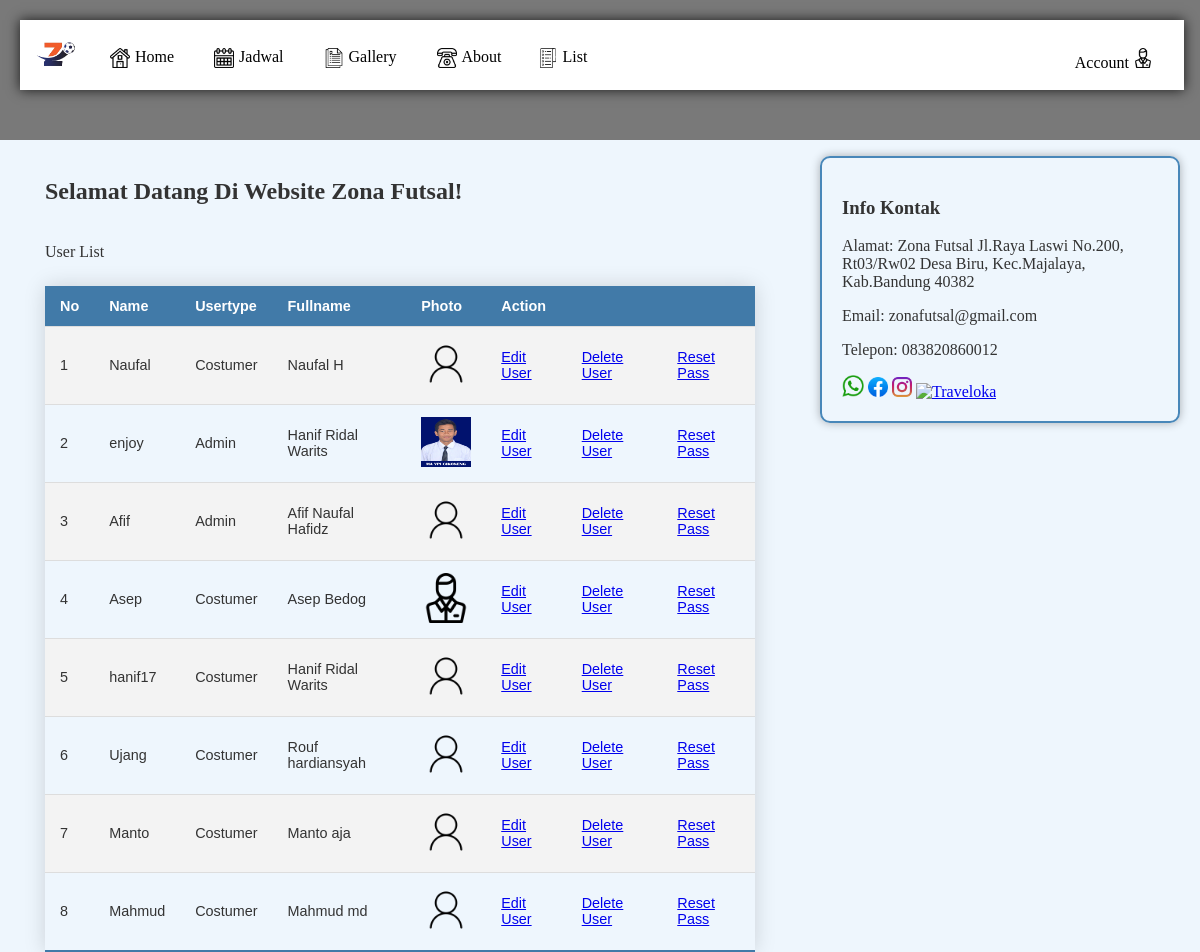
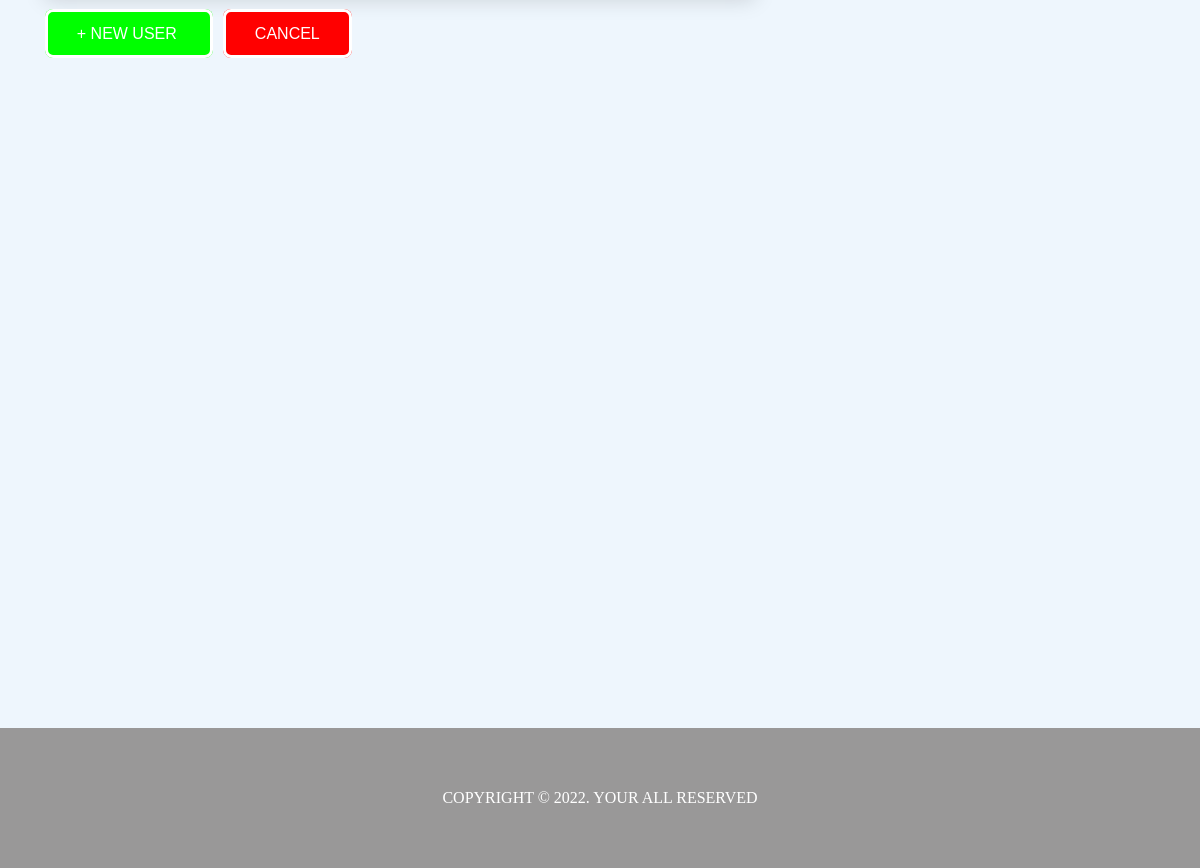
/futsal/read_user.php (signed in), run on the app's committed database (2 pictures, top to bottom).
### tables this page shows
CREATE TABLE `user` (
  `userid` int(11) NOT NULL,
  `username` varchar(100) NOT NULL,
  `password` varchar(255) NOT NULL,
  `usertype` varchar(15) NOT NULL,
  `fullname` varchar(100) NOT NULL,
  `photo` varchar(225) NOT NULL DEFAULT 'default.png'
);

CREATE TABLE `contactusinfo` (
  `id_info` int(11) NOT NULL,
  `alamat_kami` varchar(255) NOT NULL,
  `email_kami` varchar(100) NOT NULL,
  `telp_kami` varchar(15) NOT NULL
);

### futsal/read_user.php (the view, shortened to what this page needs)
<!DOCTYPE html>
<html lang="en">
<head>
    <link rel="stylesheet" href="style.css">
</head>
<body>
<div class="container">
        <?php
        include "header.php";
        ?>
        <aside>
            <div class="jarak">
                <br>
                <h1>Selamat Datang Di Website Zona Futsal!</h1>
                <br>
                <div class="title_table">User List</div>
                <table class="table">
                    <tr>
                        <th>No</th>
                        <th>Name</th>
                        <th>Usertype</th>
                        <th>Fullname</th>
                        <th>Photo</th>
                        <th colspan="3">Action</th>
                    </tr>
                    <?php
                        include "connection.php";
                        $query = "SELECT * FROM user";
                        $users = mysqli_query($db_connection, $query);
                        $i = 1;
                        foreach ($users as $data) :
                    ?>
                    <tr>
                        <td><?php echo $i++; ?></td>
                        <td><?php echo $data['username']; ?></td>
                        <td><?= $data['usertype'] ?></td>
                        <td><?= $data['fullname'] ?></td>
                        <td><img src="uploads/users/<?= $data['photo'] ?>" width="50" height="50"></td>
                        <td><a href="edit_user.php?id=<?= $data['userid']; ?>">Edit User</a></td>
                        <td><a href="delete_user.php?id=<?= $data['userid']; ?>" onclick="return confirm('Are you sure?')">Delete User</a></td>
                        <td><a href="reset_password.php?id=<?= $data['userid']; ?>&type=<?=$data['usertype'];?>" onclick="return confirm('Are you sure reset the?')">Reset Pass</a></td>
                    </tr>
                    <?php endforeach; ?>
                </table>
                <a class="btn green" href="add_user.php" style="margin-right:10px">+ NEW USER </a>
                <a class="btn red" href="index.php">CANCEL</a>
            </div>
        </aside>
        <main id="main">
            <div class="border">
                <h3>Info Kontak</h3>
                    <?php
                    include "connection.php";
                    $query = "SELECT * FROM contactusinfo";
                    $contact = mysqli_query ($db_connection, $query);
                    $data = mysqli_fetch_assoc ($contact);
                    ?>
                    <p>Alamat: <?= $data['alamat_kami'] ?><br></p>
                    <p>Email: <?= $data['email_kami'] ?><br></p>
                    <p>Telepon: <?= $data['telp_kami'] ?></p>
                        <a href="https://api.whatsapp.com/send/?phone=081287702224&text&type=phone_number&app_absent=0"><img src="images/wa.png" alt="WhatsApp" width="22px" height="22px"/></a>
                        <a href="#"><img src="images/fb.png" alt="Facebook" width="20px" height="20px"/></a>
                        <a href="#"><img src="images/ig.png" alt="Instagram" width="20px" height="20px"/></a>
                        <a href="#"><img src="images/traveloka.png" alt="Traveloka" width="20px" height="20px"/></a>
            </div>
        </main>
        <?php
        include "footer.php";
        ?>
    </div>
</body>
</html>

### futsal/style.css (style rules this page uses)
body { background:#ffffff; color:#333; width:100%; height: fit-content; font-family:bahnschrift; margin:0; padding: 0; }
.container { width: 100%; box-sizing: border-box; display: grid; grid-template-areas: "header header" "aside main" "footer footer"; grid-template-columns: 4fr 2fr; grid-template-rows: 1fr 11fr 1fr; }
aside { grid-area: aside; background-color: #eef6fd; }
main { background-color: #eef6fd; justify-content: center; align-items: center; }
.border { border: 1px solid black; border-radius: 5px; box-shadow: 0px 0px 10px rgba(0,0,0,0.3); margin: 20px; }
.table { border-collapse: collapse; margin: 25px 0; font-size: 0.9em; font-family: sans-serif; min-width: 400px; box-shadow: 0 0 20px rgba(0, 0, 0, 0.15); }
.table tr th { background-color: #417aa8; color: #ffffff; text-align: left; }
.table th, .table td { padding: 12px 15px; }
.table tbody tr { border-bottom: 1px solid #dddddd; }
.table tbody tr:nth-of-type(even) { background-color: #f3f3f3; }
.table tbody tr:last-of-type { border-bottom: 2px solid #417aa8; }
.jarak { padding:0 45px; }
.border { border:2px solid #4887b9; margin-top:1pc; padding: 20px; border-radius: 10px; }
.btn { font-family: sans-serif; font-size: 1em; color: white; border: white 0.2rem solid; border-radius: 0.5rem; padding: 0.8rem 1.8rem; margin-top: 1rem; text-decoration:none; }
.green { background-color: rgb(0, 255, 0); }
.red { background-color: rgb(255, 0, 0); }

### data on the page
user: username "Naufal", usertype "Costumer", fullname "Naufal H", photo (placeholder picture)
user: username "enjoy", usertype "Admin", fullname "Hanif Ridal Warits", photo (picture)
user: username "Afif", usertype "Admin", fullname "Afif Naufal Hafidz", photo (placeholder picture)
user: username "Asep", usertype "Costumer", fullname "Asep Bedog", photo (picture)
user: username "hanif17", usertype "Costumer", fullname "Hanif Ridal Warits", photo (placeholder picture)
user: username "Ujang", usertype "Costumer", fullname "Rouf hardiansyah", photo (placeholder picture)
user: username "Manto", usertype "Costumer", fullname "Manto aja", photo (placeholder picture)
user: username "Mahmud", usertype "Costumer", fullname "Mahmud md", photo (placeholder picture)
contactusinfo: alamat_kami "Zona Futsal Jl.Raya Laswi No.200, Rt03/Rw02 Desa Biru, Kec.Majalaya, Kab.Bandung 40382", email_kami "zonafutsal@gmail.com", telp_kami "083820860012"
